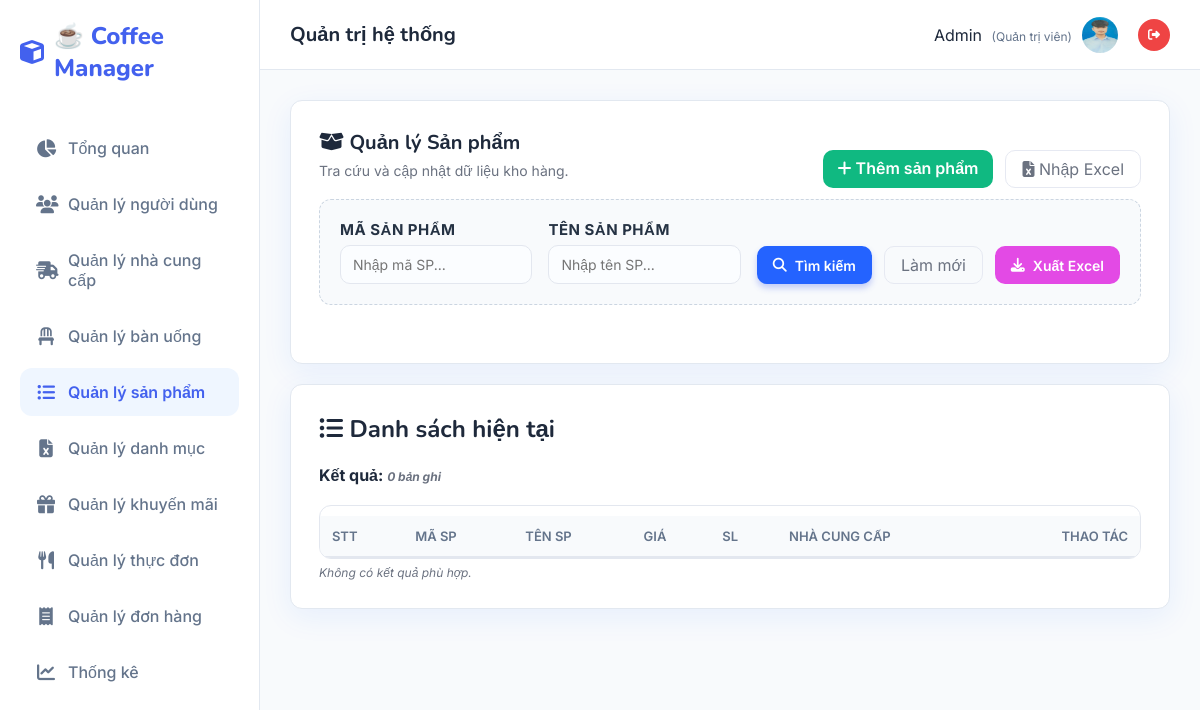
The app's page /Sanpham/danhsach (signed in), older data.
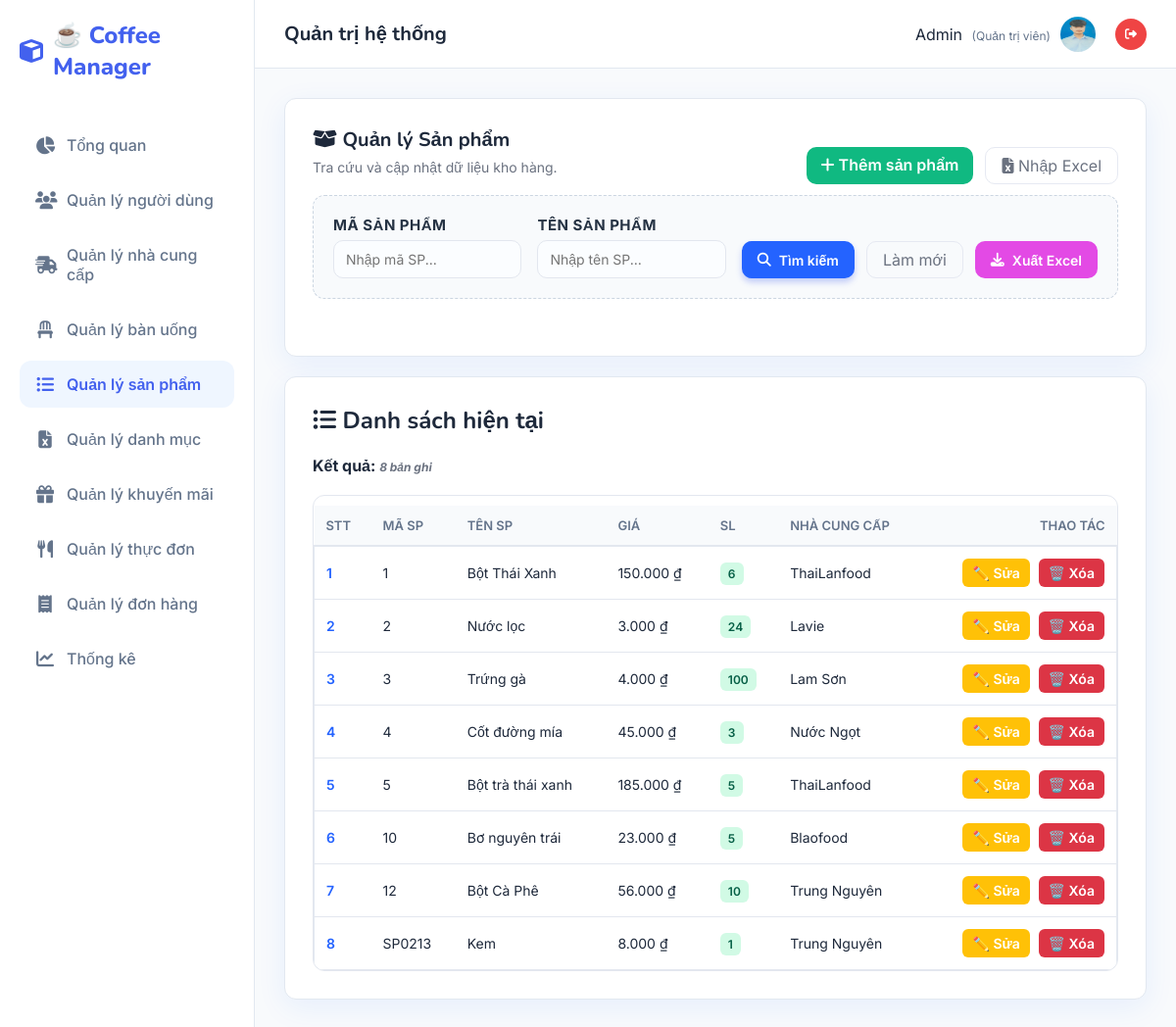
The same page, newer data.
### tables this page shows
CREATE TABLE `sanpham2` (
  `masp` varchar(20) NOT NULL,
  `tensp` varchar(100) NOT NULL,
  `gia` varchar(20) NOT NULL,
  `soluong` varchar(20) NOT NULL,
  `mancc` varchar(20) DEFAULT NULL
);

CREATE TABLE `Nhacungcap` (
  `mancc` varchar(20) NOT NULL,
  `tenncc` varchar(100) NOT NULL,
  `diachi` varchar(255) DEFAULT NULL,
  `dienthoai` varchar(20) DEFAULT NULL
);

### MVC/Core/controller.php (called while the page is built, shortened)
<?php
    class controller{
        public function model($model){
        return new $model;
        }
        public function view($view,$data=[]){
            include_once __DIR__.'/../Views/'.$view.'.php';
        }
    }
?>

### MVC/Controllers/Sanpham.php (called while the page is built, shortened)
<?php
    class Sanpham extends controller{
        private $sp;
        function __construct()
        {
            $this->sp = $this->model("Sanpham_m");
        }
        function danhsach(){
            $result = $this->sp->Sanpham_getAll();
            $this->view('Master',[
                'page' => 'Danhsachsanpham_v',
                'dulieu' => $result
            ]);
        }
    }
?>

### MVC/Core/app.php (called while the page is built, shortened)
<?php
    class app{
        protected $action = "Get_data";
        function __construct()
        {
            $arr = $this->processURL();
            if($arr!=null){
                if(file_exists(__DIR__.'/../Controllers/'.$arr[0].'.php')){
                    unset($arr[0]);
                }
            }
            $this->controller=new $this->controller;
            if(isset($arr[1])){
                if(method_exists($this->controller,$arr[1])){
                    $this->action=$arr[1];
                    unset($arr[1]);
                }
            }
            $this->param=$arr?array_values($arr):[];
            call_user_func_array([$this->controller,$this->action],$this->param);
        }
        function processURL(){
        if(isset($_GET['url'])){
            return explode('/',filter_var(trim($_GET['url']),FILTER_DEFAULT));
        }
    }
    }
?>

### index.php (called while the page is built, shortened)
<?php
    $myapp = new app();
?>

### MVC/Core/connectDB.php (called while the page is built, shortened)
<?php
    class connectDB{
            function __construct()
            {
                $this->con=mysqli_connect('localhost','root','','Web');
            }
    }
?>

### MVC/Models/Sanpham_m.php (called while the page is built, shortened)
<?php
    class Sanpham_m extends connectDB{
        function Sanpham_getAll(){
            $sql = "SELECT s.*, n.tenncc FROM sanpham2 s
                    LEFT JOIN nhacungcap n ON s.mancc = n.mancc
                    ORDER BY LENGTH(s.masp), s.masp";
            return mysqli_query($this->con, $sql);
        }
    }
?>

### MVC/Views/Pages/Danhsachsanpham_v.php (the view, shortened to what the changed rows need)
<!DOCTYPE html>
<html lang="vi">
<body>
    <div class="card">
        <div class="actions-top">
            <div>
                <h1><i class="fa-solid fa-box-open"></i> Quản lý Sản phẩm</h1>
            </div>
        </div>
    </div>
    <div class="card">
        <h2><i class="fa-solid fa-list-ul"></i> Danh sách hiện tại</h2>
        <?php
        if(isset($data['dulieu'])){
            if (is_object($data['dulieu'])) {
                $count = mysqli_num_rows($data['dulieu']);
                mysqli_data_seek($data['dulieu'], 0);
            } else {
                $count = 0;
            }
        ?>
        <div style="margin:10px 0">
            <strong>Kết quả: <span id="resultCount" class="hint"></span></strong>
        </div>
        <div class="table-container">
            <table>
                <thead>
                    <tr>
                        <th>STT</th>
                        <th>Mã SP</th>
                        <th>Tên SP</th>
                        <th>Giá</th>
                        <th>SL</th>
                        <th>Nhà cung cấp</th>
                        <th style="text-align:right">Thao tác</th>
                    </tr>
                </thead>
                <tbody id="spBody">
                    <?php
                    if($count > 0) {
                        $serial = 1;
                        while($row = mysqli_fetch_array($data['dulieu'])){
                    ?>
                    <tr>
                        <td><span style="font-weight:600;color:var(--accent)"><?php echo $serial++; ?></span>
                        </td>
                        <td><?php echo htmlspecialchars($row['masp']) ?></td>
                        <td><?php echo htmlspecialchars($row['tensp']) ?></td>
                        <td><?php echo number_format($row['gia'], 0, ',', '.') ?> ₫</td>
                        <td>
                            <span
                                style="background:<?php echo $row['soluong']>0?'#d1fae5':'#fee2e2'; ?>;color:<?php echo $row['soluong']>0?'#065f46':'#991b1b'; ?>;padding:4px 8px;border-radius:6px;font-size:12px;font-weight:600">
                                <?php echo htmlspecialchars($row['soluong']) ?>
                            </span>
                        </td>
                        <td><?php echo isset($row['tenncc']) ? htmlspecialchars($row['tenncc']) : 'N/A' ?></td>
                        <td style="text-align:right">
                            <a href="http://localhost/QLSP/Sanpham/sua/<?php echo urlencode($row['masp']) ?>"><button
                                    class="btn-edit">✏️
                                    Sửa</button></a>
                            <a href="http://localhost/QLSP/Sanpham/xoa/<?php echo urlencode($row['masp']) ?>"
                                onclick="return confirm('Bạn có chắc chắn muốn xoá không?')"><button
                                    class="btn-delete">🗑️
                                    Xóa</button></a>
                        </td>
                    </tr>
                    <?php } } ?>
                </tbody>
            </table>
        </div>
        <?php } ?>
        <?php if(isset($data['dulieu']) && mysqli_num_rows($data['dulieu']) === 0){ ?>
        <div class="hint">Không có kết quả phù hợp.</div>
        <?php } ?>
    </div>
</body>
</html>

Row changes from the older to the newer data that the page shows:
added sanpham2: masp "1", tensp "Bột Thái Xanh", gia "150.000", soluong "6", mancc.tenncc "ThaiLanfood"
added sanpham2: masp "2", tensp "Nước lọc", gia "3.000", soluong "24", mancc.tenncc "Lavie"
added sanpham2: masp "3", tensp "Trứng gà", gia "4.000", soluong "100", mancc.tenncc "Lam Sơn"
added sanpham2: masp "4", tensp "Cốt đường mía", gia "45.000", soluong "3", mancc.tenncc "Nước Ngọt"
added sanpham2: masp "5", tensp "Bột trà thái xanh", gia "185.000", soluong "5", mancc.tenncc "ThaiLanfood"
added sanpham2: masp "10", tensp "Bơ nguyên trái", gia "23.000", soluong "5", mancc.tenncc "Blaofood"
added sanpham2: masp "12", tensp "Bột Cà Phê", gia "56.000", soluong "10", mancc.tenncc "Trung Nguyên"
added sanpham2: masp "SP0213", tensp "Kem", gia "8.000", soluong "1", mancc.tenncc "Trung Nguyên"
Text that changed along with them:
text written by a page script: "0 bản ghi" → "8 bản ghi"
text no longer shown: "Không có kết quả phù hợp."
